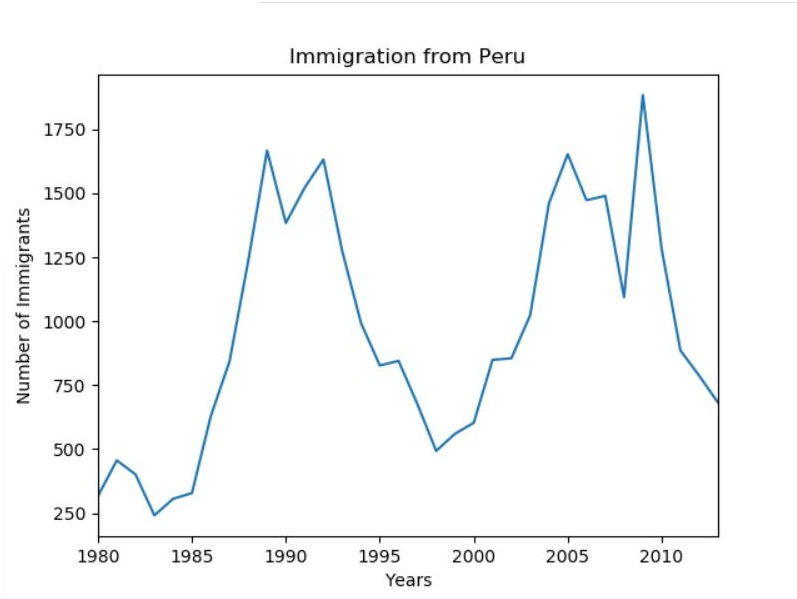

Reproduce this figure in Python.
from tkinter import *
import numpy as np  
import pandas as pd
from PIL import ImageTk , Image
import matplotlib as mpl
import matplotlib.pyplot as plt
from wordcloud import WordCloud, STOPWORDS
df_can = pd.read_excel('canada.xlsx',
                       sheet_name='Canada by Citizenship',
                       skiprows=range(20),
                       skipfooter=2)
df_country = list(df_can['OdName'])
print ('Data read into a pandas dataframe!')
years = list(map(str, range(1980, 2014)))    
df_can.drop(['AREA','REG','DEV','Type','Coverage'], axis=1, inplace=True) # cleaning data
df_can.rename(columns={'OdName':'Country', 'AreaName':'Continent', 'RegName':'Region'}, inplace=True) #renaming columns
df_can['Total'] = df_can.sum(axis=1)    #total column
df_can.set_index('Country', inplace=True) 
df_can.columns = list(map(str, df_can.columns))
def top_five():
    df_can.sort_values(['Total'], ascending=False, axis=0, inplace=True) #axis=0 means rows are sorted!! do remember that
    # get the top 5 entries
    df_top5 = df_can.head()
    # transpose the dataframe
    df_top5 = df_top5[years].transpose()
    df_top5.index = df_top5.index.map(int) # change the index values of df_top5 to type integer for plotting
    df_top5.plot(kind='area', 
                 stacked=False,
                 figsize=(13, 7), 
                 )
    plt.title('Immigration Trend of Top 5 Countries')
    plt.ylabel('Number of Immigrants')
    plt.xlabel('Years')
    plt.show()
def haiti():    #Insight no.1
    haiti = df_can.loc['Haiti', years]
    haiti.index = haiti.index.map(int) #change the index values of Haiti to type integer for plotting
    haiti.plot(kind='line')
    plt.title('Immigration from Haiti')
    plt.ylabel('Number of Immigrants')
    plt.xlabel('Years')
    # annotate the 2010 Earthquake. 
    # syntax: plt.text(x, y, label)
    plt.text(2000, 6000, '2010 Earthquake') 
    plt.show()
def country():
    cn = variable.get()
    country = df_can.loc[cn , years]
    #country.index = country.index.map(int)
    country.plot(kind = 'line')
    title = "Immigration from "+cn
    plt.title(title)
    plt.ylabel('Number of Immigrants')
    plt.xlabel('Years')
    plt.show()
def iceland():  #insight no.2
    df_iceland = df_can.loc['Iceland' , years]
    df_iceland.plot(kind='bar', figsize=(10, 6), rot=90) 
    plt.xlabel('Year')
    plt.ylabel('Number of Immigrants')
    plt.title('Icelandic Immigrants to Canada from 1980 to 2013')
    plt.annotate('',                      
                 xy=(32, 70),             # place head of the arrow at point (year 2012 , pop 70)
                 xytext=(28, 20),         # place base of the arrow at point (year 2008 , pop 20)
                 xycoords='data',         # will use the coordinate system of the object being annotated 
                 arrowprops=dict(arrowstyle='->', connectionstyle='arc3', color='blue', lw=2)
                )
    plt.annotate('2008 - 2011 Financial Crisis', # text to display
                 xy=(28, 30),                    # start the text at at point (year 2008 , pop 30)
                 rotation=72.5,                  # based on trial and error to match the arrow
                 va='bottom',                    # want the text to be vertically 'bottom' aligned
                 ha='left',                      # want the text to be horizontally 'left' algned.
                )
    plt.show()
def word_cloud():
    total_immigration = df_can['Total'].sum()
    max_words = 90
    word_string = ''
    for country in df_can.index.values:
        if len(country.split(' ')) == 1:
            repeat_num_times = int(df_can.loc[country, 'Total']/float(total_immigration)*max_words)
            word_string = word_string + ((country + ' ') * repeat_num_times)
    wordcloud = WordCloud(background_color='white').generate(word_string)
    fig = plt.figure()
    fig.set_figwidth(10)
    fig.set_figheight(14)
    plt.imshow(wordcloud, interpolation='bilinear')
    plt.axis('off')
    plt.show()
def srilanka(): #insight no3
    srilanka = df_can.loc['Sri Lanka', years]
    srilanka.index = srilanka.index.map(int)
    srilanka.plot(kind = 'line')
    plt.title('Immigration from Sri Lanka')
    plt.ylabel('Number of Immigrants')
    plt.xlabel('Years')
    plt.text (1982,11000,'Battle of Pooneryn')
    plt.show()
def usa():
    usa = df_can.loc['United States of America' , years]
    usa.index = usa.index.map(int)
    usa.plot(kind = 'line')
    plt.title('Immigration from United States of America')
    plt.ylabel('Number of Immigrants')
    plt.xlabel('Years')
    plt.text(1997 , 10000 , 'Housing Market Crash')
    plt.text(1997 , 9000 , 'Financial Crisis')
    plt.show()
def singapore():
    sing = df_can.loc['Singapore' , years]
    sing.index = sing.index.map(int)
    sing.plot(kind = 'bar')
    plt.title('Immigration from Singapore')
    plt.ylabel('Number of Immigrants')
    plt.xlabel('Years')
    plt.annotate('Post-Independence Recession', # text to display
                 xy=(11, 1200),                    # start the text at at point (year 2008 , pop 30)
                 rotation=0                 # based on trial and error to match the arrow
                )
    plt.show()
def insights():
    ins = variable1.get()
    if ins == 'Haiti':
        haiti()
    elif ins == 'Iceland':
        iceland()
    elif ins == 'Sri Lanka':
        srilanka()
    elif ins == 'United States of America':
        usa()
    elif ins == 'Singapore':
        singapore()
        
OPTIONS = ["Haiti" , "Iceland" , "Sri Lanka" , "United States of America" , "Singapore"]
gui=Tk()
gui.configure(background = "light green")
gui.title("Python Mini Project")
gui.geometry("700x500")
tit1 = Label(gui , text='Immigration to Canada from 1980 to 2013' , font = 'Helvetica 16 bold italic' , relief = 'groove' , padx = 10 , pady = 10 , cursor = "spider")
tit1.place(x = 150 ,  y = 0)
#Adding Image
path = "un.jpg"
img = ImageTk.PhotoImage(Image.open(path))
Label(gui , image = img).place(x = 0 , y= 50)
#Adding Image
h = Button(gui , text = "Immigration trend of top five countries " , command = top_five , font = 'Helvetica 10 bold')
h.place(x = 100 , y =350)
Label(gui , text='Country Name',font = 'Helvetica 10 bold').place(x = 0 , y = 250)
variable = StringVar(gui)
variable.set(df_country[0])
wwe = OptionMenu(gui , variable , *df_country)
wwe.place(x = 100 , y = 250)
button = Button(gui , text = "Plot" , command = country,font = 'Helvetica 10 bold')
button.place(x = 250 , y = 250)
variable1 = StringVar(gui)
variable1.set(OPTIONS[0])
qqe = OptionMenu(gui , variable1 , *OPTIONS)
qqe.place(x = 100 , y = 400)
Label(gui , text = 'Insights into ' , font = 'Helvetica 10 bold').place(x = 0 , y=400)
btt = Button(gui , text = "Show Insights" , command = insights , font = 'Helvetica 10 bold')
btt.place(x = 275 , y = 400)
wc = Button(gui , text = "Wordcloud" , command = word_cloud,font = 'Helvetica 10 bold')
wc.place(x=100 , y = 300)
gui.mainloop()
